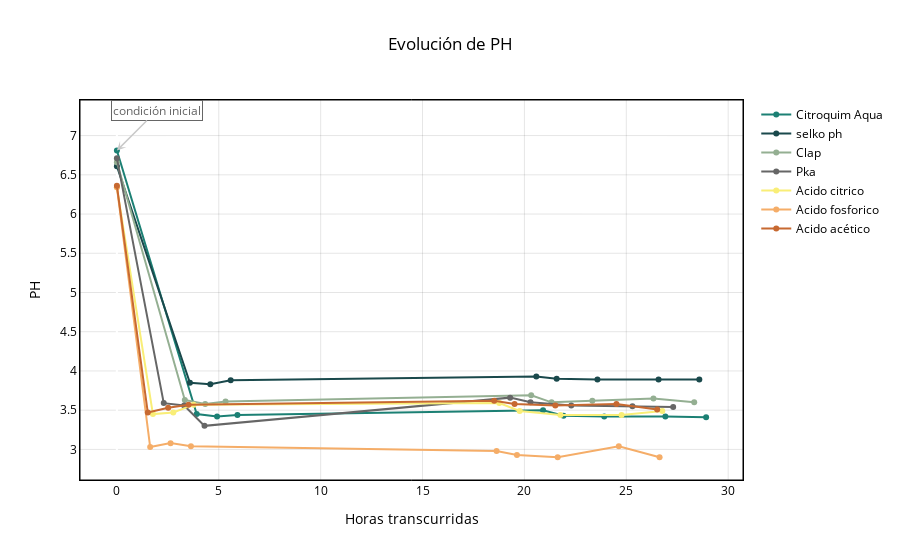

Notebook code cell kept with this figure:
### Code cell
fig_ph

### Figure 1 — Plotly figure (JSON) as saved in the notebook; plotly's stock layout.template omitted (floating-point values rounded to 4 significant figures)
{"data": [{"hovertemplate": "producto=Citroquim Aqua<br>elapsed_h=%{x}<br>ph=%{y}<extra></extra>", "legendgroup": "Citroquim Aqua", "line": {"color": "#1c8074", "dash": "solid"}, "marker": {"symbol": "circle"}, "mode": "lines+markers", "name": "Citroquim Aqua", "orientation": "v", "showlegend": true, "type": "scatter", "x": [0, 3.917, 4.917, 5.917, 20.92, 21.92, 23.92, 26.92, 28.92], "xaxis": "x", "y": [6.81, 3.45, 3.42, 3.44, 3.5, 3.43, 3.42, 3.42, 3.41], "yaxis": "y"}, {"hovertemplate": "producto=selko ph<br>elapsed_h=%{x}<br>ph=%{y}<extra></extra>", "legendgroup": "selko ph", "line": {"color": "#1a494c", "dash": "solid"}, "marker": {"symbol": "circle"}, "mode": "lines+markers", "name": "selko ph", "orientation": "v", "showlegend": true, "type": "scatter", "x": [0, 3.583, 4.583, 5.583, 20.58, 21.58, 23.58, 26.58, 28.58], "xaxis": "x", "y": [6.61, 3.85, 3.83, 3.88, 3.93, 3.9, 3.89, 3.89, 3.89], "yaxis": "y"}, {"hovertemplate": "producto=Clap<br>elapsed_h=%{x}<br>ph=%{y}<extra></extra>", "legendgroup": "Clap", "line": {"color": "#94af92", "dash": "solid"}, "marker": {"symbol": "circle"}, "mode": "lines+markers", "name": "Clap", "orientation": "v", "showlegend": true, "type": "scatter", "x": [0, 3.333, 4.333, 5.333, 20.33, 21.33, 23.33, 26.33, 28.33], "xaxis": "x", "y": [6.66, 3.63, 3.58, 3.61, 3.69, 3.6, 3.62, 3.65, 3.6], "yaxis": "y"}, {"hovertemplate": "producto=Pka<br>elapsed_h=%{x}<br>ph=%{y}<extra></extra>", "legendgroup": "Pka", "line": {"color": "#666666", "dash": "solid"}, "marker": {"symbol": "circle"}, "mode": "lines+markers", "name": "Pka", "orientation": "v", "showlegend": true, "type": "scatter", "x": [0, 2.3, 3.3, 4.3, 19.3, 20.3, 22.3, 25.3, 27.3], "xaxis": "x", "y": [6.71, 3.59, 3.56, 3.3, 3.66, 3.6, 3.56, 3.55, 3.54], "yaxis": "y"}, {"hovertemplate": "producto=Acido citrico<br>elapsed_h=%{x}<br>ph=%{y}<extra></extra>", "legendgroup": "Acido citrico", "line": {"color": "#f9ee77", "dash": "solid"}, "marker": {"symbol": "circle"}, "mode": "lines+markers", "name": "Acido citrico", "orientation": "v", "showlegend": true, "type": "scatter", "x": [0, 1.767, 2.767, 3.767, 18.77, 19.77, 21.77, 24.77, 26.77], "xaxis": "x", "y": [6.34, 3.45, 3.47, 3.57, 3.59, 3.49, 3.44, 3.44, 3.49], "yaxis": "y"}, {"hovertemplate": "producto=Acido fosforico<br>elapsed_h=%{x}<br>ph=%{y}<extra></extra>", "legendgroup": "Acido fosforico", "line": {"color": "#f5ad68", "dash": "solid"}, "marker": {"symbol": "circle"}, "mode": "lines+markers", "name": "Acido fosforico", "orientation": "v", "showlegend": true, "type": "scatter", "x": [0, 1.633, 2.633, 3.633, 18.63, 19.63, 21.63, 24.63, 26.63], "xaxis": "x", "y": [6.34, 3.03, 3.08, 3.04, 2.98, 2.93, 2.9, 3.04, 2.9], "yaxis": "y"}, {"hovertemplate": "producto=Acido acético<br>elapsed_h=%{x}<br>ph=%{y}<extra></extra>", "legendgroup": "Acido acético", "line": {"color": "#c76931", "dash": "solid"}, "marker": {"symbol": "circle"}, "mode": "lines+markers", "name": "Acido acético", "orientation": "v", "showlegend": true, "type": "scatter", "x": [0, 1.517, 2.517, 3.517, 18.52, 19.52, 21.52, 24.52, 26.52], "xaxis": "x", "y": [6.36, 3.47, 3.53, 3.57, 3.62, 3.58, 3.56, 3.58, 3.51], "yaxis": "y"}], "layout": {"annotations": [{"arrowcolor": "#C9C9C9", "arrowhead": 3, "arrowwidth": 1.5, "ax": 40, "ay": -40, "bordercolor": "#666666", "font": {"color": "#666666"}, "showarrow": true, "text": "condición inicial", "x": 0, "y": 6.81}], "legend": {"font": {"color": "black"}, "title": {"text": ""}, "tracegroupgap": 0}, "paper_bgcolor": "rgba(0,0,0,0)", "plot_bgcolor": "rgba(0,0,0,0)", "shapes": [{"line": {"color": "black", "width": 1}, "type": "rect", "x0": 0, "x1": 1, "xref": "paper", "y0": 0, "y1": 1, "yref": "paper"}], "title": {"font": {"color": "black"}, "text": "Evolución de PH", "x": 0.5}, "xaxis": {"anchor": "y", "domain": [0, 1], "gridcolor": "rgba(0,0,0,0.1)", "linecolor": "black", "mirror": true, "showline": true, "tickfont": {"color": "black"}, "title": {"font": {"color": "black"}, "text": "Horas transcurridas"}}, "yaxis": {"anchor": "x", "domain": [0, 1], "gridcolor": "rgba(0,0,0,0.1)", "linecolor": "black", "mirror": true, "showline": true, "tickfont": {"color": "black"}, "title": {"font": {"color": "black"}, "text": "PH"}}}}
